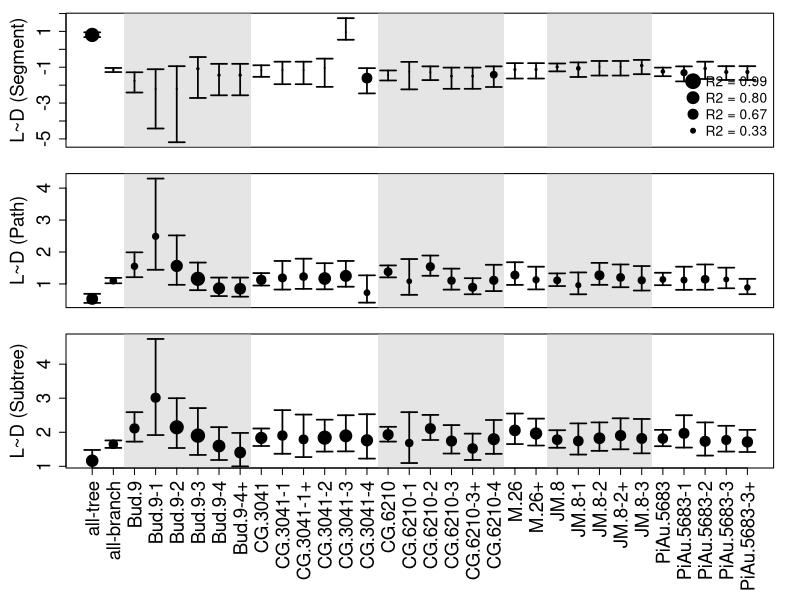
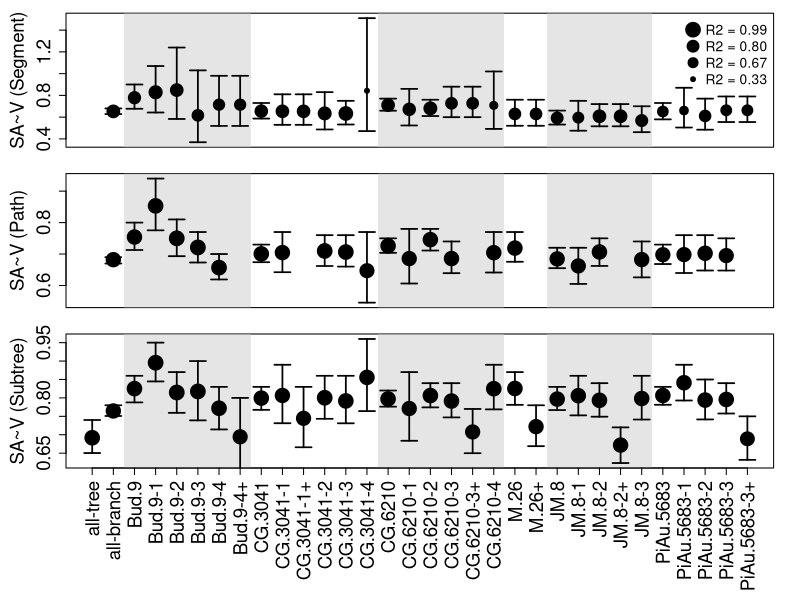
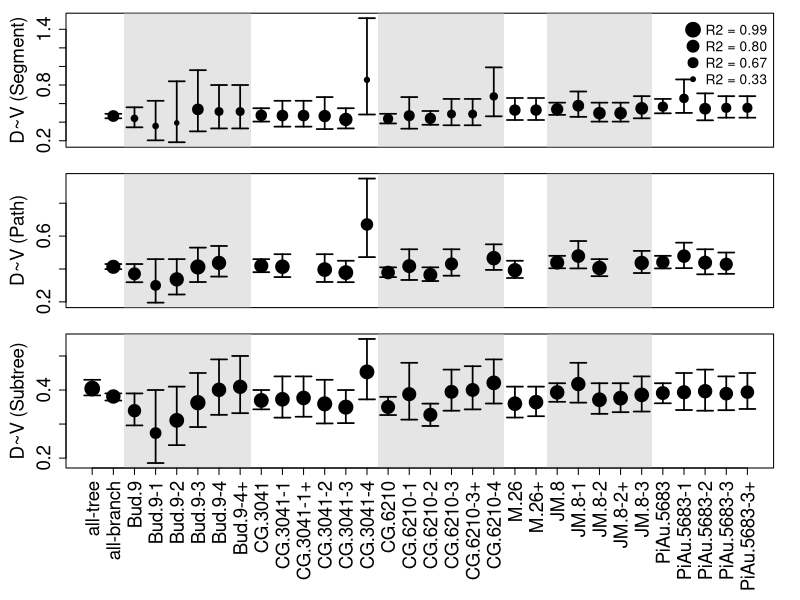
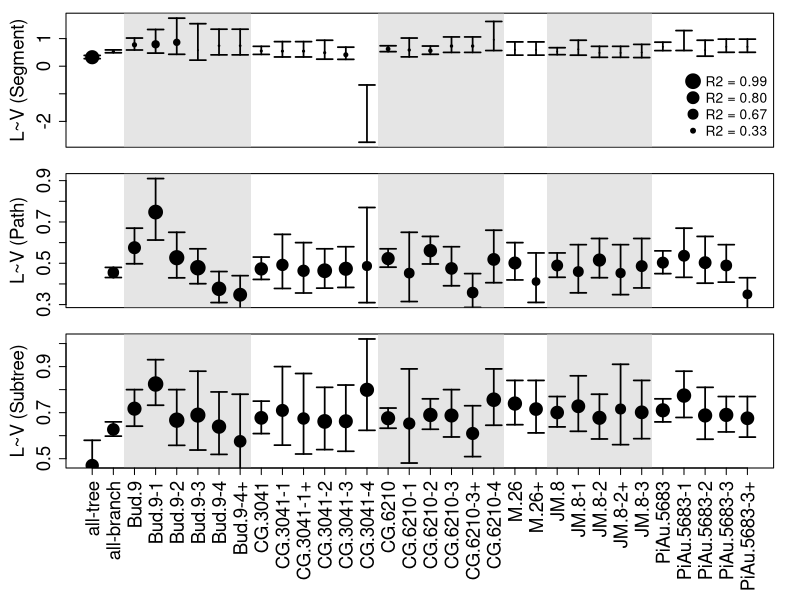
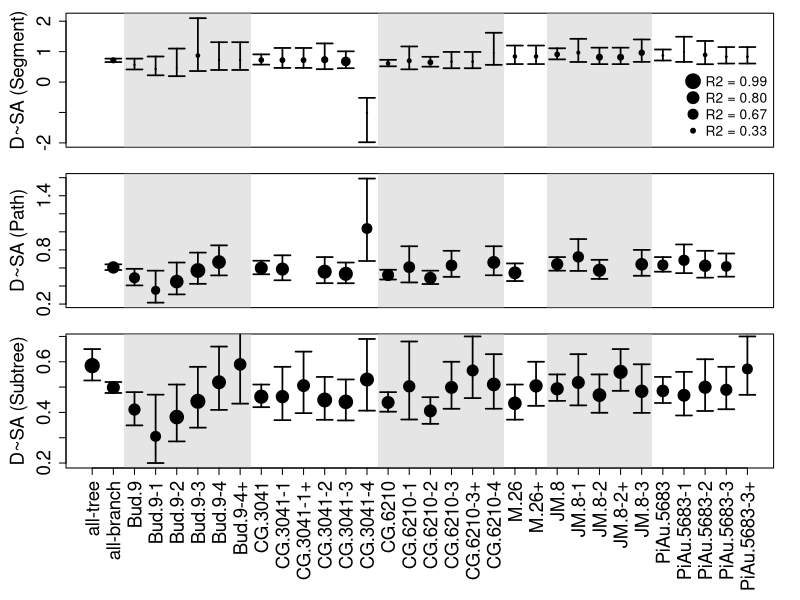
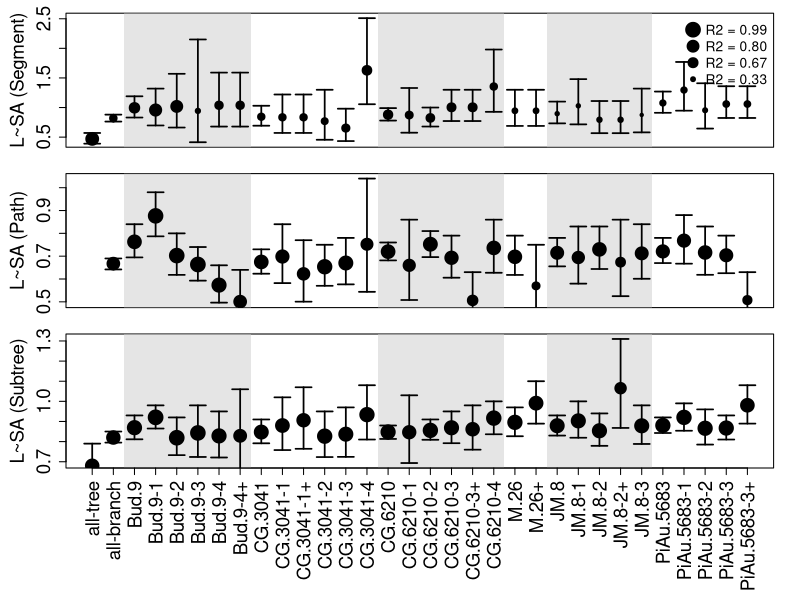
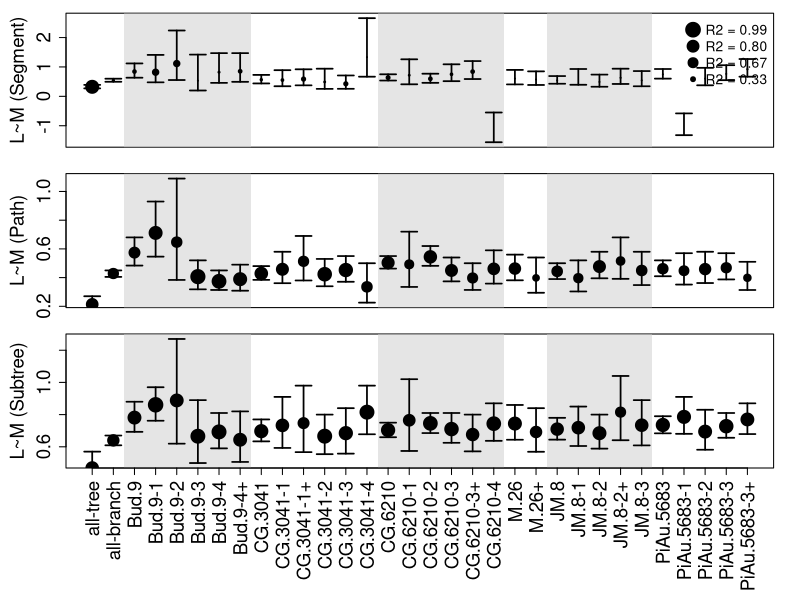
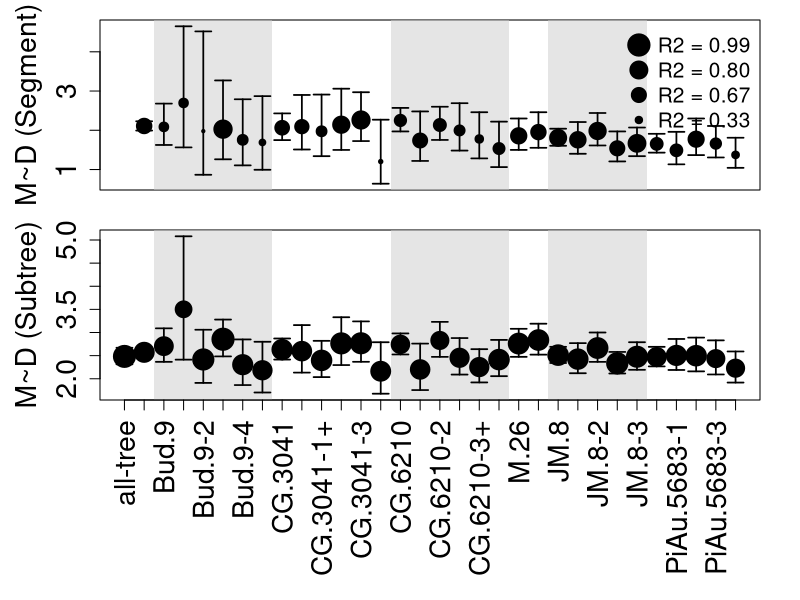

Here is the R script that generated these plots, in order:
# This script generates figures from the SMAResults.csv.

library(stringr)

restructure_data <- function(data){
  # Compiles data for computation from the visually oriented SMAResults file
  new_data <- list()
  for (i in 1:27){                              # Scaling relationships
    new_data[[i]] <- list()
    for (j in 1:7){                             # Results output
      #  1. Intercept, 2. Int CI-, 3. Int CI+, 
      #  4. Exponent,  5. Exp CI-, 6. Exp CI+, 7.R2 
      new_data[[i]][[j]] <- vector(length = 32)
      for (k in 1:32) {                         # Groups and individuals
        new_data[[i]][[j]][k] = as.numeric(str_split(
          data[(k+1),(i+2)], ";")[[1]][j])
      }
    }
  }
  return(new_data)
}

poly_set <- function(x_set, n){
  polygon(x_set, 
          c(min(results[[n]][[5]], na.rm=T)-1, max(results[[n]][[6]], na.rm=T)+1, 
            max(results[[n]][[6]], na.rm=T)+1, min(results[[n]][[5]], na.rm=T)-1), 
          col = rgb(.80,.80,.80,0.5), border = NA)
}

gen_plot <- function(n, exclude = exclude_missing){
  plot(range(1,32), range(min(results[[n]][[5]][-exclude], na.rm=T), max(results[[n]][[6]][-exclude], na.rm=T)), 
       ylab = ylabels[n], xlab="", xaxt = 'n', type = 'n',
       ylim = c(min(results[[n]][[5]][-exclude], na.rm=T), max(results[[n]][[6]][-exclude], na.rm=T)))
  poly_set(c(2.5, 2.5, 8.5, 8.5), n)
  poly_set(c(14.5, 14.5, 20.5, 20.5), n) 
  poly_set(c(22.5, 22.5, 27.5, 27.5), n) 
  poly_set(c(37.5, 37.5, 43, 43), n) 
  points(results[[n]][[4]], pch = 19, cex = 3*results[[n]][[7]])
  for(s in 1:32){
    arrows(y0=results[[n]][[5]][s], y1=results[[n]][[6]][s], x0=s, x1=s, code=3, angle=90, lwd=1.7, length=.08)  
  }
  #abline(h = flow[n], lwd = 2, lty = 6)
  #abline(h = elastic[n], lwd = 2, lty = 2)
}

multi_plot <- function(col_list, location){
  par(mfrow = c(length(col_list),1), oma = c(9,0,0,0), mar = c(1,5,1,2), 
      cex.lab = 1.7, cex.axis=1.7, bty = 'o')
  gen_plot(col_list[1])
  par(xpd=T)
  legend(location, legend=c("R2 = 0.99", "R2 = 0.80", "R2 = 0.67", "R2 = 0.33"), 
         pch=19, bty = 'n', 
         pt.cex = c(3*.99, 3*.80, 3*.67, 3*.33, 0, 0), cex = 1.25)
  par(xpd=F)
  for (i in col_list[-1]){ gen_plot(i) }
  axis(1, 1:32, sma[2:33,2], las = 2)
}

gen_plot_roots <- function(results, n, relationship, rootstocks = roots_list, 
                           axis = FALSE){
  # general plot for scaling results by rootstock and individual
  plot(range(0,9), range(min(results[[relationship]][[5]][roots_no]), 
                         max(results[[relationship]][[6]][roots_no])), 
       ylab = relationships_abv[n], xlab="", xaxt = 'n', type = 'n',
       ylim = c(min(results[[relationship]][[5]][roots_no]), 
                max(results[[relationship]][[6]][roots_no]))
  )
  
  for(s in 1:8){
    points(s, results[[relationship]][[4]][as.numeric(rootstocks[[s]][1])], 
           pch = 19, cex = 5, bg = "black")
    arrows(y0=results[[relationship]][[5]][as.numeric(rootstocks[[s]][1])], 
           y1=results[[relationship]][[6]][as.numeric(rootstocks[[s]][1])], 
           x0=s, x1=s, code=3, angle=90, lwd=2.5, length=.08)  
  }
  
  legend("topright", LETTERS[n], cex=2.5, bty="n", x.intersp=0)
  
  if (axis == TRUE){
    axis(1, 1:8, names_abv, las = 2, cex.axis = 2.7)
  } else {
    axis(1, 1:8, labels = F, las = 2, cex.axis = 2.7)
  }
  
  abline(h = 0, lwd = 2.5, lty = 1)
}

multi_plot_roots <- function(results){
  # generates an panel of exponent vs rootstock
  par(mfrow= c(3,3), mar = c(4,5,1,1),  oma = c(9,0,0,0), 
      cex.lab = 2.7, cex.axis = 2.7)
  gen_plot_roots(results, 1, 3) 
  gen_plot_roots(results, 2, 6)
  gen_plot_roots(results, 3, 9)
  gen_plot_roots(results, 4, 12)
  gen_plot_roots(results, 5, 15)
  gen_plot_roots(results, 6, 18)
  gen_plot_roots(results, 7, 21, axis = T)
  gen_plot_roots(results, 8, 23, axis = T)
  gen_plot_roots(results, 9, 26, axis = T)
}

sma <- read.csv("SMAResults.csv", sep=",", head=T)   
results <- restructure_data(sma)

ylabels <- c("L~D (Segment)", "L~D (Path)", "L~D (Subtree)", "SA~V (Segment)", "SA~V (Path)", "SA~V (Subtree)", 
             "D~V (Segment)", "D~V (Path)", "D~V (Subtree)", "L~V (Segment)", "L~V (Path)", "L~V (Subtree)", 
             "D~SA (Segment)", "D~SA (Path)", "D~SA (Subtree)", "L~SA (Segment)", "L~SA (Path)", "L~SA (Subtree)", 
             "L~M (Segment)", "L~M (Path)", "L~M (Subtree)", "M~D (Segment)", "M~D (Subtree)", 
             "M~V (Segment)", "M~V (Path)", "M~V (Subtree)", "D/P Ratio ~ P Diam")

relationships_abv <- c("Length ~ Diameter", "Area ~ Volume", "Diameter ~ Volume", 
                       "Length ~ Volume", "Diameter ~ Area", "Length ~ Area", 
                       "Length ~ Mass", "Mass ~ Diameter", "Mass ~ Volume")

names_abv <- c("All-tree", "All-branch", 
               "Bud.9", "G.41","G.210","M.26", "JM.8", "PiAu 56-83")

roots_no   <- c(1, 2, 3, 9, 15, 21, 23, 28)
exclude_missing <- c(1, 8, 9, 11, 19, 22, 28, 32)
roots_list <- list(c(1, 'black'),
                   c(2, 'grey'),
                   c(28, 4.5),
                   c(23, 4),
                   c(21, 3.5),
                   c(15, 3),
                   c(9, 2.5),
                   c(3, 2))

pdf(file="exp-fig.pdf", width= 10, height=10,family="Helvetica", pointsize=14)

multi_plot(c(1:3), 'bottomright')
multi_plot(c(4:6), 'topright')
multi_plot(c(7:9), 'topright')
multi_plot(c(10:12), 'bottomright')
multi_plot(c(13:15), 'bottomright')
multi_plot(c(16:18), 'topright')
multi_plot(c(19:21), 'topright')
multi_plot(c(22:23), 'topright')
multi_plot(c(24:26), 'bottomright')
multi_plot(c(27), 'topright')

dev.off()

pdf(file="exp-fig-rootstocks.pdf", width= 16, height=12,family="Helvetica", pointsize=14)
multi_plot_roots(results) 
dev.off()




